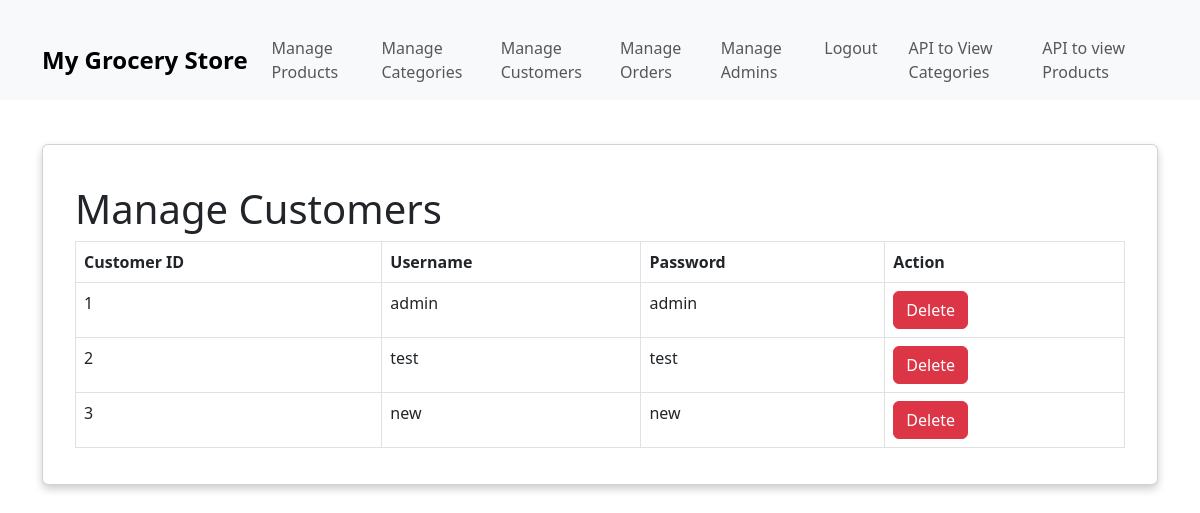
The app's page /manage_customers with its own data.
### models.py (models this page shows)
class Customer(Base):
    __tablename__ = 'customers'
    userid = Column(Integer, Sequence('customer_id_seq'), primary_key=True, autoincrement=True)
    username = Column(String, unique=True, nullable=False)
    password = Column(String, nullable=False)

### app.py (the view)
@app.route('/manage_customers')
def manage_customers():
    db_session = DBSession()
    customers = db_session.query(Customer).all()
    db_session.close()
    return render_template('manage_customers.html', customers=customers)

### templates/manage_customers.html (shortened to what this page needs)
{% extends 'admin_base.html' %}
{% block content %}
<div class="container">
    <h1>Manage Customers</h1>
    <table class="table table-bordered">
        <thead>
            <tr>
                <th>Customer ID</th>
                <th>Username</th>
                <th>Password</th>
                <th>Action</th>
            </tr>
        </thead>
        <tbody>
            {% for customer in customers %}
            <tr>
                <td>{{ customer.userid }}</td>
                <td>{{ customer.username }}</td>
                <td>{{ customer.password }}</td>
                <td><a href="/delete_customer/{{ customer.userid }}" class="btn btn-danger">Delete</a></td>
            </tr>
            {% endfor %}
        </tbody>
    </table>
</div>
{% endblock %}

### templates/admin_base.html (style rules this page uses)
.container { padding-top: 20px; }

### records on screen
Customer: userid "1", username "admin", password "admin"
Customer: userid "2", username "test", password "test"
Customer: userid "3", username "new", password "new"
